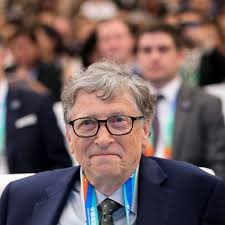
#> input picture Training Samples/1.jpg, 225 x 225 px; its folder holds 4 pictures in this run
$ python 'model training.py'
#> lines starting #> are read from the running program, lines starting #| are printed output that depends on the picture
import cv2
import numpy as np
from os import listdir
from os.path import isfile,join

data_path='Training Samples/'
only_files=[f for f in listdir(data_path) if isfile(join(data_path,f))]

training_data,labels=[],[]

for i, files in enumerate(only_files):
    image_path=data_path+only_files[i]
    images=cv2.imread(image_path,cv2.IMREAD_GRAYSCALE)
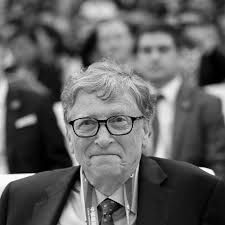
#> images: shape (225, 225); min 0, max 255, mean 95.5
    training_data.append(np.asarray(images,dtype=np.uint8))
    labels.append((i))
#> pass 2 of the loop `for i, files in enumerate(only_files):`:
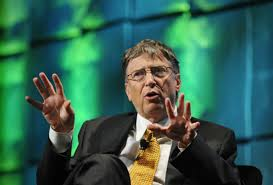
#> input picture Training Samples/10.jpg, 273 x 185 px
#> `images=cv2.imread(image_path,cv2.IMREAD_GRAYSCALE)`:
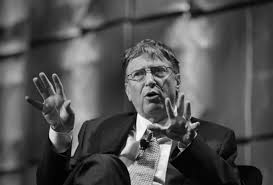
#> images: shape (185, 273); min 0, max 254, mean 82.3
#> pass 3 of the loop `for i, files in enumerate(only_files):`:
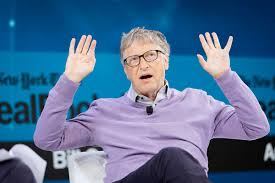
#> input picture Training Samples/9.jpg, 275 x 183 px
#> `images=cv2.imread(image_path,cv2.IMREAD_GRAYSCALE)`:
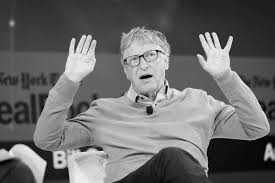
#> images: shape (183, 275); min 0, max 255, mean 106.1
#> the loop made 4 passes; the first 3 are shown

labels=np.asarray(labels,dtype=np.int32)

model=cv2.face.LBPHFaceRecognizer_create()
#> (the run stopped early here; a loop or call above may not have finished)
